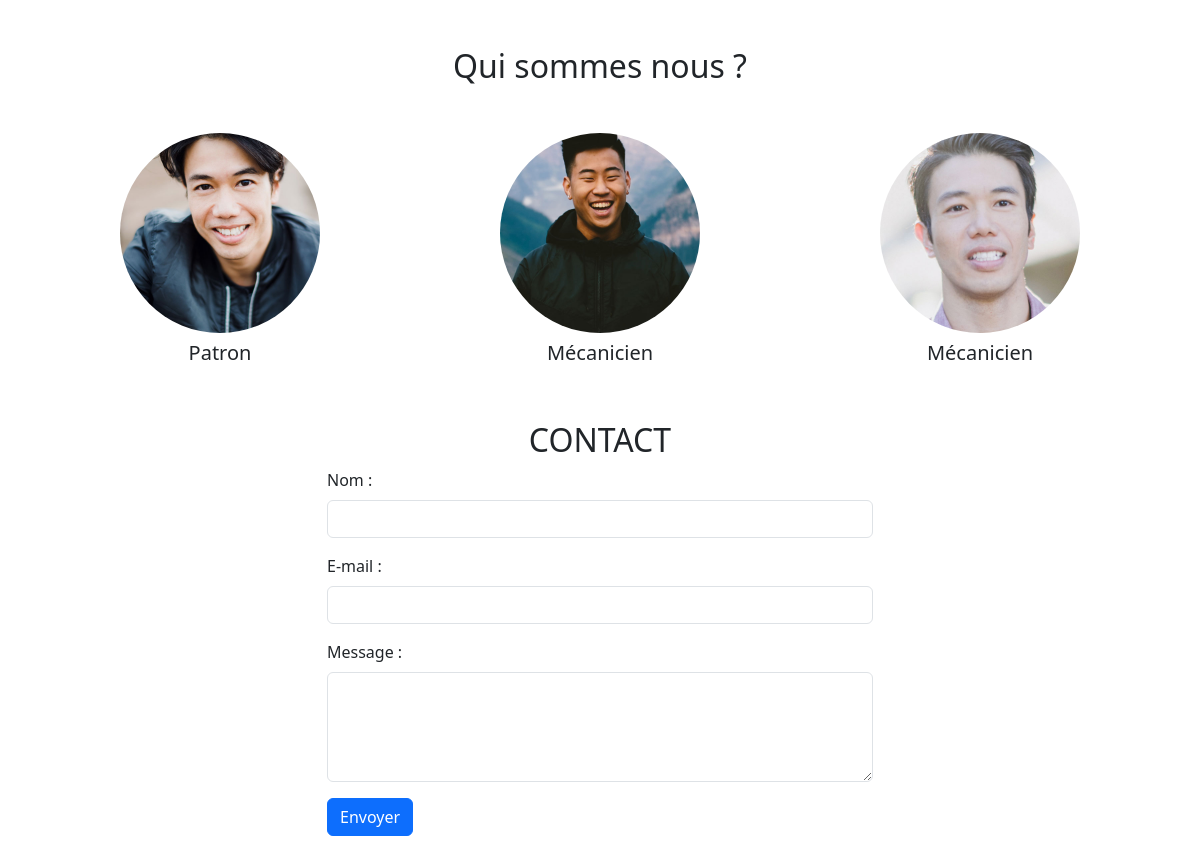
Before: / (middle part) with the older database file.
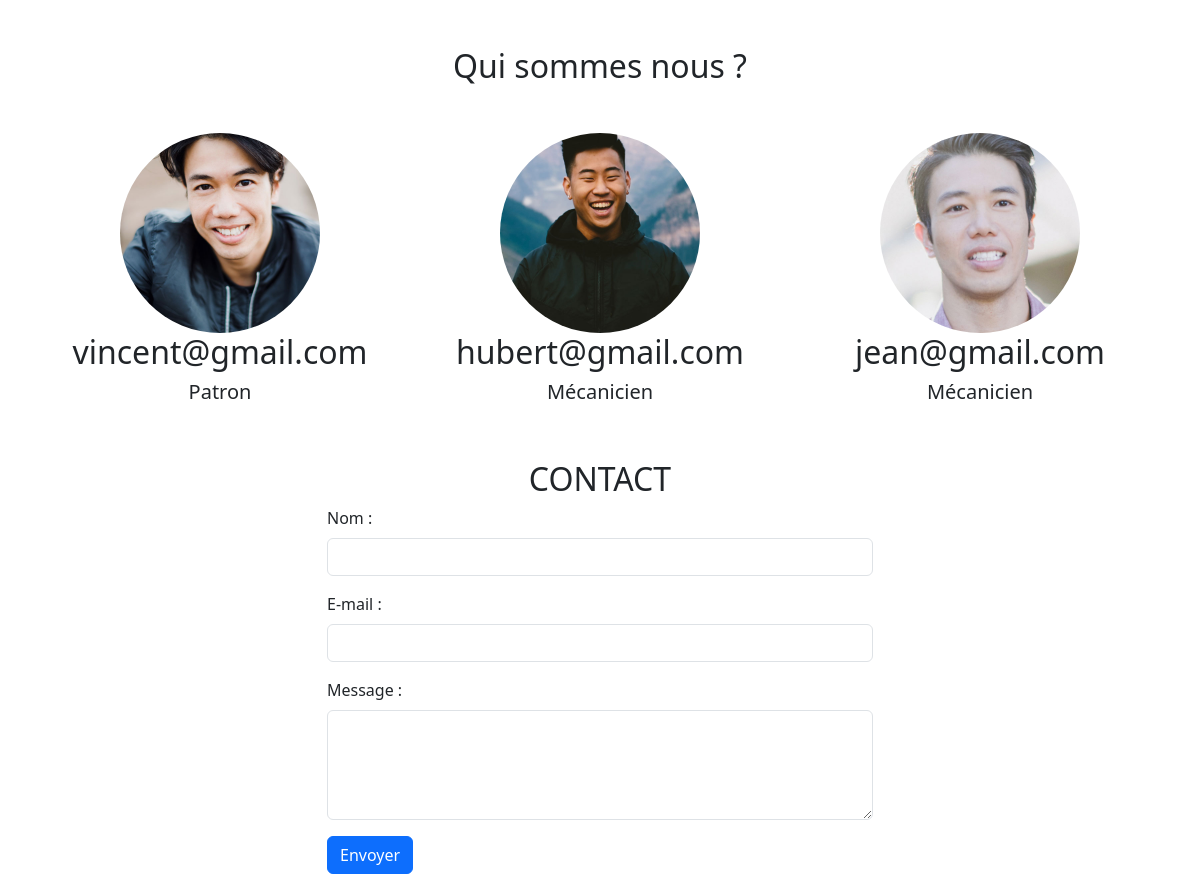
After: the same page with the newer database file.
### tables this page shows
CREATE TABLE media (
  id INT AUTO_INCREMENT PRIMARY KEY,
  name VARCHAR(255) NOT NULL,
  path VARCHAR(255) NOT NULL,
  user_id INT,
  car_id INT,
  FOREIGN KEY (car_id) REFERENCES cars(id),
  FOREIGN KEY (user_id) REFERENCES users(id)
);

CREATE TABLE IF NOT EXISTS users
(
    id INT NOT NULL AUTO_INCREMENT PRIMARY KEY,
    email VARCHAR(200) NOT NULL,
    password VARCHAR(255) NOT NULL,
    role INT NOT NULL,
    job VARCHAR(50) NOT NULL
);

### app/Controllers/usersController.php (called while the page is built, shortened)
<?php
class UsersController
{
    private $userModel;
    public function __construct(UserModel $userModel, MediaModel $mediaModel, MediasController $mediasController)
    {
        $this->userModel = $userModel;
    }
    public function index()
    {
        $usersData = $this->userModel->getAllUsersWithMedia();
        $addUserForm = $this->createAddUserForm();
        $editUserForm = $this->createEditUserForm($usersData);
        return [
            'usersData' => $usersData,
            'addUserForm' => $addUserForm,
            'editUserForm' => $editUserForm,
        ];
    }
    private function createAddUserForm()
    {
        $userForm = new FormCreator();
        $userForm->addField('email', 'text', 'Nom d\'utilisateur');
        $userForm->addField('password', 'password', 'Mot de passe');
        $userForm->addField('role', 'text', 'Rôle');
        $userForm->addField('job', 'text', 'Métier');
        $userForm->addField('addImgUser', 'image', 'Image');
        return $userForm->generateForm('addUser', 'Ajouter', true);
    }
    private function createEditUserForm($userId)
    {
        $userData = $this->userModel->getUserDataById($userId);
        $userForm = new FormCreator();
        $userForm->addField('email', 'text', 'Email', $userData->email);
        $userForm->addField('password', 'password', 'Mot de passe');
        $userForm->addField('role', 'text', 'Rôle', $userData->role);
        $userForm->addField('job', 'text', 'Métier', $userData->job);
        $userForm->addField('editImgUser', 'image', 'Image');
        return $userForm->generateForm('updateUser', 'Modifier', true);
    }
}

### app/Controllers/ContactFormController.php (called while the page is built, shortened)
<?php
class ContactFormController extends FormCreator
{
  public function createContactForm()
  {
    $contactForm = new FormCreator();
    $contactForm->addField('email', 'text', 'Nom :');
    $contactForm->addField('email', 'email', 'E-mail :');
    $contactForm->addField('message', 'textarea', 'Message :');
    return $contactForm->generateForm('messBtn', 'Envoyer');
  }
}

### app/Controllers/CarsController.php (called while the page is built, shortened)
<?php
class CarsController
{
    private $carModel;
    public function __construct(CarModel $carModel, MediaModel $mediaModel, MediasController $mediasController)
    {
        $this->carModel = $carModel;
    }
    public function carsIndex()
    {
        $carsData = $this->carModel->getAllCars();
        $addCarForm = $this->createAddCarForm();
        $editCarForm = $this->createEditCarForm($carsData);
        return [
            'carsData' => $carsData,
            'addCarForm' => $addCarForm,
            'editCarForm' => $editCarForm,
        ];
    }
    private function createAddCarForm()
    {
        $carForm = new FormCreator();
        $carForm->addField('name', 'text', 'Nom');
        $carForm->addField('brand', 'text', 'Marque');
        $carForm->addField('year', 'text', 'Année de mise en circulation');
        $carForm->addField('price', 'text', 'Prix');
        $carForm->addField('miles', 'text', 'Kilométrage');
        $carForm->addField('description', 'textarea', 'Description');
        $carForm->addField('caracteristics', 'textarea', 'Caractéristiques(Boite de vitesse, Nombres de places, Nombre de portes');
        $carForm->addField('equipement', 'textarea', 'Equipements(Climatisation, Mode, etc.');
        $carForm->addField('addImgCar', 'image', 'Image', true);
        return $carForm->generateForm('addCar', 'Ajouter', true);
    }
    private function createEditCarForm()
    {
        $carForm = new FormCreator();
        $carForm->addField('name', 'text', 'Nom');
        $carForm->addField('brand', 'text', 'Marque');
        $carForm->addField('year', 'text', 'Année de mise en circulation (AAAA)');
        $carForm->addField('price', 'text', 'Prix');
        $carForm->addField('miles', 'text', 'Kilométrage');
        $carForm->addField('description', 'textarea', 'Description');
        $carForm->addField('caracteristics', 'textarea', 'Caractéristiques(Boite de vitesse, Nombres de places, Nombre de portes');
        $carForm->addField('equipement', 'textarea', 'Equipements(Climatisation, Mode, etc.)');
        $carForm->addField('editImgCar', 'image', 'Image', true);
        return $carForm->generateForm('updateCar', 'Modifier', true);
    }
}

### app/Models/Database.php (called while the page is built, shortened)
<?php
class Database{
    private $pdo;
    public function getPDO(){
        if($this->pdo === null){
            $pdo = new PDO('mysql:dbname=db_garage;host=localhost', 'root', '');
            $pdo->setAttribute(PDO::ATTR_ERRMODE, PDO::ERRMODE_EXCEPTION);
            $this->pdo = $pdo;
        }
        return $this->pdo;
    }
}

### app/Models/UserModel.php (called while the page is built, shortened)
<?php
class UserModel
{
    private $db;
    public function __construct(Database $db)
    {
        $this->db = $db;
    }
    public function getAllUsersWithMedia()
    {
        $sql = "SELECT u.*, m.path AS image_path FROM users u LEFT JOIN media m ON u.id = m.user_id";
        $stmt = $this->db->getPDO()->query($sql);
        return $stmt->fetchAll(PDO::FETCH_OBJ);
    }
    public function getUserDataById($userId)
    {
        $stmt = $this->db->getPDO()->prepare("SELECT * FROM users WHERE id = :userId");
        $stmt->bindParam(':userId', $userId, PDO::PARAM_INT);
        $stmt->execute();
        return $stmt->fetch(PDO::FETCH_OBJ);
    }
}

### app/Views/pages/home.php (the view, shortened to what this page needs)
<?php
require_once __DIR__ . '/../Templates/header.php';
$userModel = new UserModel($db);
$mediaModel = new MediaModel($db);
$carModel = new CarModel($db);
$mediasController = new MediasController($mediaModel);
$carsController = new CarsController($carModel, $mediaModel, $mediasController);
$usersController = new UsersController($userModel, $mediaModel, $mediasController);
$data = $usersController->index();
$usersData = $data['usersData'];
$data = $carsController->carsIndex();
$name = '';
$email = '';
$message = '';
$contactFormController = new ContactFormController($name, $email, $message);
$contactForm = $contactFormController->createContactForm();
?>
<main>
    <section class="container marketing mb-lg-5" id="about">
        <div class="row">
            <h2 class="text-center mb-lg-5 mt-lg-5">Qui sommes nous ?</h2>
            <?php foreach ($usersData as $user) : ?>
                <div class="col-lg-4 img-container">
                    <svg class="bd-placeholder-img rounded-circle" width="200" height="200" xmlns="http://www.w3.org/2000/svg" role="img" aria-label="Placeholder" preserveAspectRatio="xMidYMid slice" focusable="false">
                        <image href="../<?php echo $user->image_path; ?>" width="200" height="200" preserveAspectRatio="xMidYMid slice" />
                    </svg>
                    <h2 class="fw-normal text-center"><?php echo $user->email ?></h2>
                    <h5 class="fw-normal text-center"><?php echo $user->job ?></h5>
                </div>
            <?php endforeach ?>
        </div>
    </section>
    <section class="container" id="contact">
        <div class="row">
            <div class="col-12">
                <h2 class="text-center">CONTACT</h2>
            </div>
        </div>
        <div class="row contact-form d-flex justify-content-center">
            <div class="col-sm-12 col-md-6 ">
                <?php echo $contactForm ?>
            </div>
        </div>
    </section>
</main>
<?php
require_once '../app/Views/Templates/footer.php';
?>

### public/index.php (shortened to what this page needs)
<?php
$p = isset($_GET['p']) ? $_GET['p'] : 'home';
$db = new Database('db_garage');
if ($p === 'home') {
    require '../app/Views/pages/home.php';
}
?>

### app/Views/templates/header.php (shortened to what this page needs)
<!doctype html>
<html lang="fr" data-bs-theme="auto">
<head>
  <link href="/docs/5.3/dist/css/bootstrap.min.css" rel="stylesheet">
  <link href="https://cdn.jsdelivr.net/npm/bootstrap@5.3.0/dist/css/bootstrap.min.css" rel="stylesheet">
  <link rel="stylesheet" href="../public/css/style.css">
</head>
<body>
</body>
</html>

### app/Models/FormCreator.php (shortened to what this page needs)
<?php
class FormCreator
{
  protected $fields = [];
  public function addField($name, $type, $label, $value = '', $multiple = false)
  {
    $this->fields[] = [
      'name' => $name,
      'type' => $type,
      'label' => $label,
      'value' => $value,
      'multiple' => $multiple
    ];
  }
  public function generateForm($submitName, $submitText, $includeForm = true)
  {
    $form = '';
    if ($includeForm) {
      $form .= '<form method="POST" action="" enctype="multipart/form-data" class="w-100">';
    }
    foreach ($this->fields as $field) {
      $name = $field['name'];
      $type = $field['type'];
      $label = $field['label'];
      $value = isset($field['value']) ? $field['value'] : '';
      $multiple = $field['multiple'] ? 'multiple' : '';
      $form .= '<div class="mb-3">';
      $form .= '<label for="' . $name . '" class="form-label">' . $label . '</label>';
      if ($type === 'text') {
        $form .= '<input type="text" name="' . $name . '" id="' . $name . '" class="form-control mb-3" autocomplete="off" value="' . $value . '" required>';
      } elseif ($type === 'email') {
        $form .= '<input type="email" name="' . $name . '" id="' . $name . '" class="form-control mb-3" value="' . $value . '" required>';
      } elseif ($type === 'textarea') {
        $form .= '<textarea name="' . $name . '" id="' . $name . '" class="form-control mb-3" rows="4" required>' . $value . '</textarea>';
      } elseif ($type === 'password') {
        $form .= '<input type="password" name="' . $name . '" id="' . $name . '" class="form-control mb-3" required>';
      } elseif ($type === 'image') {
        $form .= '<input type="file" name="' . ($multiple ? $name . '[]' : $name) . '" id="' . $name . '" class="form-control mb-3" accept="image/*" ' . $multiple . '>';
      }
      if ($includeForm) {
        $form .= '</form>';
      }
    }
    $form .= '<button type="submit" class="btn btn-primary" name="' . $submitName . '">' . $submitText . '</button>';
    $form .= '</form>';
    return $form;
  }
}

### app/Views/templates/footer.php (shortened to what this page needs)
</body>
</html>

### app/Views/pages/home.php (style rules this page uses)
.img-container { display: flex; justify-content: center; flex-direction: column; }
.img-container svg { margin: 0 auto; }

Changed rows visible on the page:
changed through a linked row, media "Patron": user.email (not shown) → "vincent@gmail.com"
changed through a linked row, media: user.email (not shown) → "hubert@gmail.com"
changed through a linked row, media: user.email (not shown) → "jean@gmail.com"
